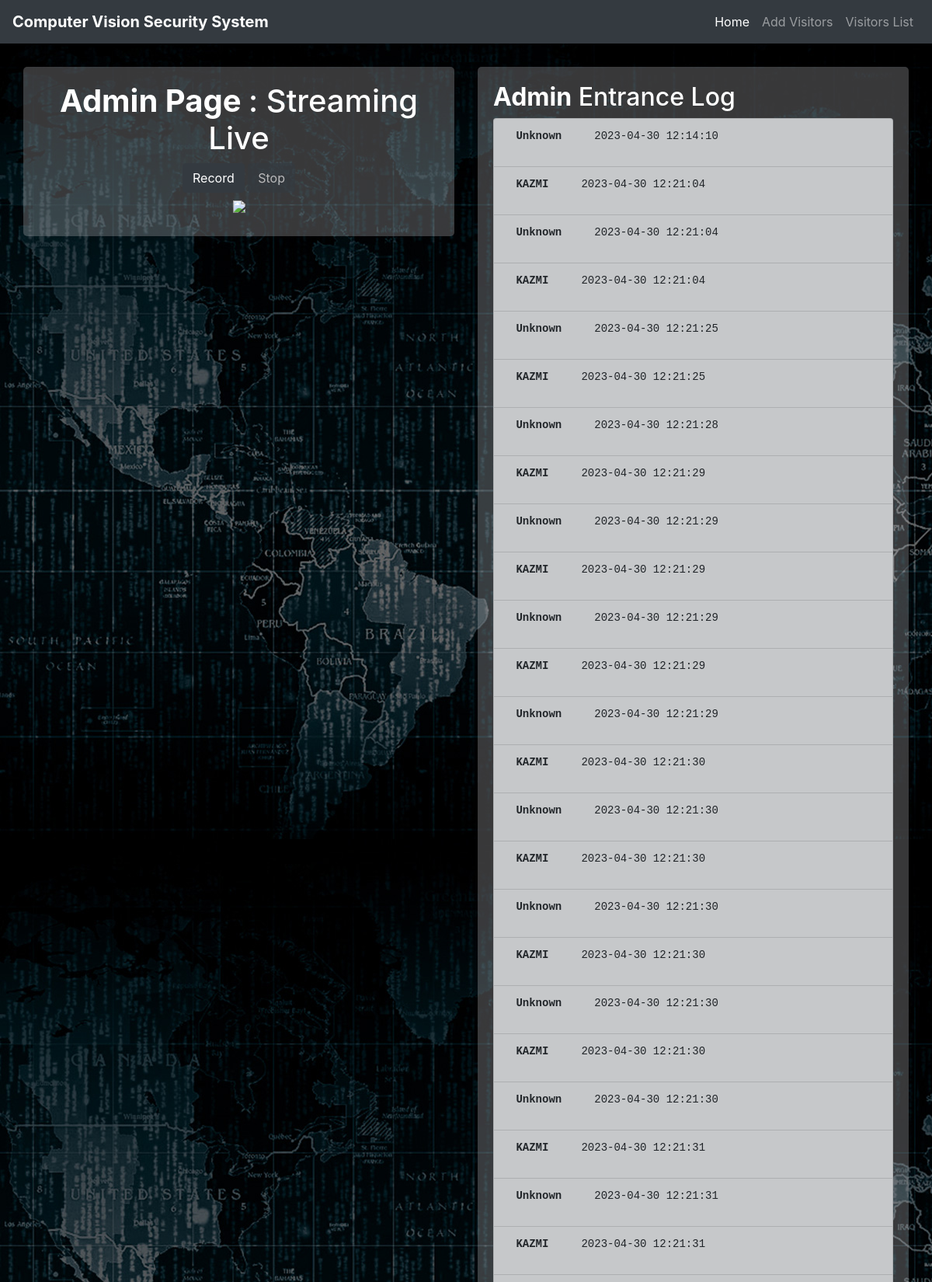
The page / (upper part) on the database its author committed.
### tables this page shows
CREATE TABLE `log` (
	`id`	INTEGER NOT NULL PRIMARY KEY AUTOINCREMENT UNIQUE,
	`visitor_name`	TEXT NOT NULL,
	`time`	TEXT NOT NULL
);

### server.py (the view)
@app.route('/')
def index():
    c = sqlite3.connect("faceInfoData.db")
    conn = c.cursor()
    cur = conn.execute("SELECT * FROM log ")
    logs=cur.fetchall()
    c.commit()
    conn.close()
    return render_template('home.html',logs=logs)

### templates/home.html (shortened to what this page needs)
{% extends "index2.html" %}
{% block content%}
<div class="container-fluid ">
    <div class="row align-items-start ">
    <div class="col-md-6 outcol">
       <div class="adminlive">
    <h1><strong>Admin Page </strong>: Streaming Live</h1>
  <div id="recorder">
    <button class="btn btn-dark" id="record">Record</button>
    <button class="btn btn-dark" id="stop">Stop</button>
  </div>
  <img class="img-fluid" id="video" src="{{ url_for('video_viewer') }}">
    </div>
</div>
<div class="col-md-6 outcol">
<div class="log">
    <h2><strong>Admin</strong> Entrance Log</h2>
<ol style="overflow: scroll;" class="list-group">
    {% for log in logs %}
        <li class="list-group-item list-group-item-dark"><pre><strong> {{ log[1] }}</strong>     {{ log[2] }}  </pre></li>
    {% endfor %}
    </ol>
</div>
</div>
</div>
</div>
{% endblock %}

### static/css/style.css (style rules this page uses)
body { background: url("cyber-security-background-14.jpg"); color: white; }
.adminlive { background-color: rgba(184, 186, 188,0.3); padding: 20px; align-content: center; text-align: center; border-radius: 5px; display: inline-block; margin: 0 auto; width: 100%; }
.log { background-color: rgba(184, 186, 188,0.3); padding: 20px; align-items: center; margin: 0 auto; width: 100%; ; border-radius: 5px; }
.outcol { display: inline-block; position: relative; top: 30px; }
img { margin: 10px; }

### rows shown on the page
log: visitor_name "Unknown", time "2023-04-30 12:14:10"
log: visitor_name "KAZMI", time "2023-04-30 12:21:04"
log: visitor_name "Unknown", time "2023-04-30 12:21:04"
log: visitor_name "KAZMI", time "2023-04-30 12:21:04"
log: visitor_name "Unknown", time "2023-04-30 12:21:25"
log: visitor_name "KAZMI", time "2023-04-30 12:21:25"
log: visitor_name "Unknown", time "2023-04-30 12:21:28"
log: visitor_name "KAZMI", time "2023-04-30 12:21:29"
log: visitor_name "Unknown", time "2023-04-30 12:21:29"
log: visitor_name "KAZMI", time "2023-04-30 12:21:29"
log: visitor_name "Unknown", time "2023-04-30 12:21:29"
log: visitor_name "KAZMI", time "2023-04-30 12:21:29"
log: visitor_name "Unknown", time "2023-04-30 12:21:29"
log: visitor_name "KAZMI", time "2023-04-30 12:21:30"
log: visitor_name "Unknown", time "2023-04-30 12:21:30"
log: visitor_name "KAZMI", time "2023-04-30 12:21:30"
log: visitor_name "Unknown", time "2023-04-30 12:21:30"
log: visitor_name "KAZMI", time "2023-04-30 12:21:30"
log: visitor_name "Unknown", time "2023-04-30 12:21:30"
log: visitor_name "KAZMI", time "2023-04-30 12:21:30"
log: visitor_name "Unknown", time "2023-04-30 12:21:30"
log: visitor_name "KAZMI", time "2023-04-30 12:21:31"
log: visitor_name "Unknown", time "2023-04-30 12:21:31"
log: visitor_name "KAZMI", time "2023-04-30 12:21:31"
